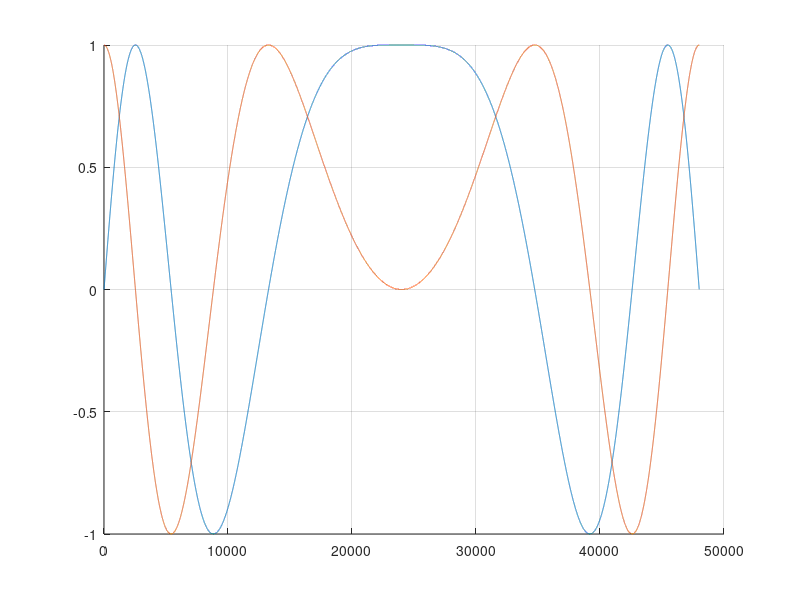
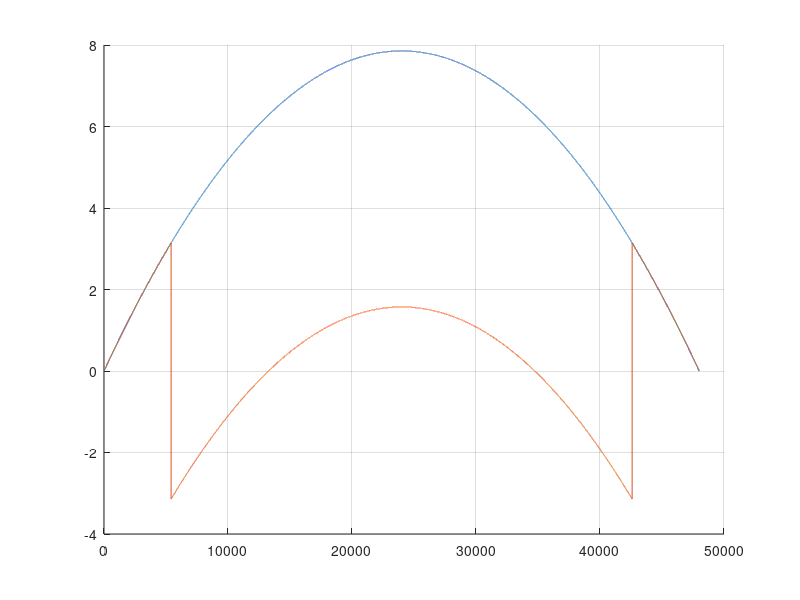
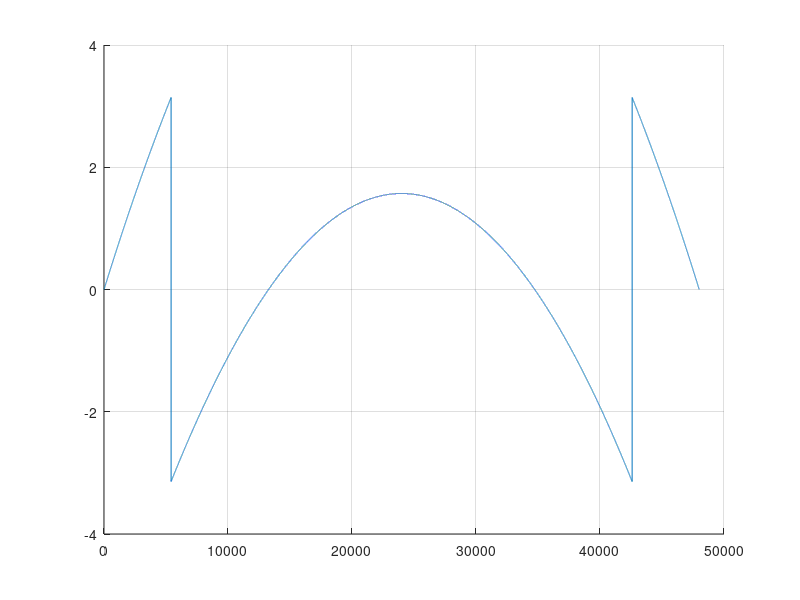

Write MATLAB code to recreate these figures, in order.
clear;

SF = 48000; % sample rate

T = 1; % time

t_in = 0:SF * T - 1;

old_atan2 = 0;
wrap = 0;
freq = 5.0;
delta = freq / SF;

for k = t_in
    left(k + 1) = sin(k * freq * 2 * pi / SF);
    right(k + 1) = cos(k * freq * 2 * pi / SF);

    freq -= delta;

    new_atan2 = atan2(left(k + 1), right(k + 1));

    wrapped(k + 1) = new_atan2;

    if new_atan2 - old_atan2 > pi
        wrap -= 1
    elseif old_atan2 - new_atan2 > pi
        wrap += 1
    end

    old_atan2 = new_atan2;
    unwrapped(k + 1) = wrap * 2 * pi + new_atan2;
end

figure(1)
clf
hold on
plot(left)
plot(right)
grid on

figure(2)
clf
hold on
plot(unwrapped)
plot(wrapped)
grid on

figure(3)
clf
hold on
plot(wrapped)
grid on

csvwrite('phase_dec.csv', unwrapped);
